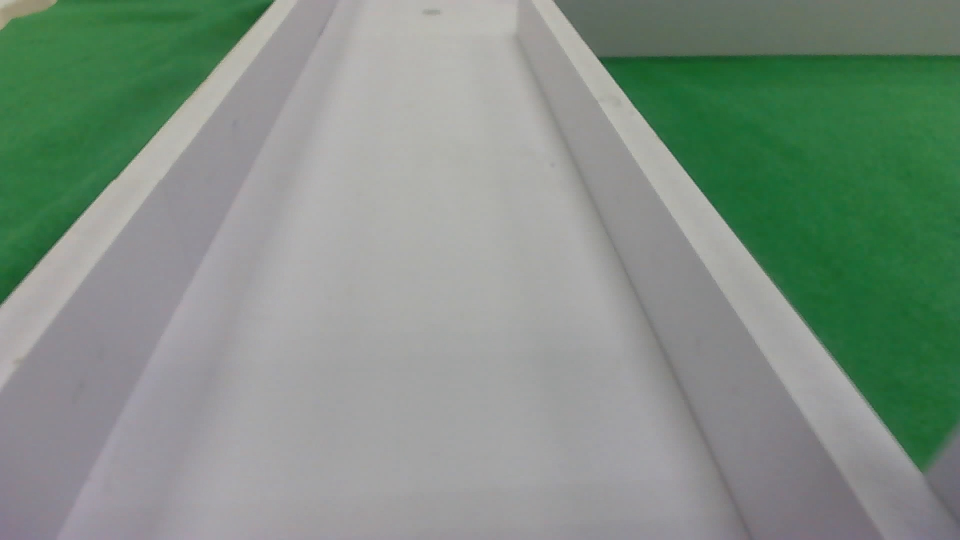
#> input picture perception/test_img/WIN_20260917_20_07_16_Pro_000029.jpg, 1920 x 1080 px (shown at 1/2 size)
$ python -i pidinet.py   (imports and definitions only)
#> lines starting #> are read from the running program, lines starting #| are printed output that depends on the picture
#> further down, picture is the input picture: shape (1080, 1920, 3); mean B, G, R 131.9, 143.8, 128.3
from pathlib import Path
import time
from perception.algorithms.core.timing import block
import cv2
import numpy as np

from perception.algorithms.lane.line_detection import (
    detect_component_centerlines,
    draw_lines,
    erode_edge_segments,
    postprocess_edge_probability,
    remove_skeleton_border,
    thin_binary,
)


# [11 lines left out: function bgr_to_nv12, not called in this run]


def enhance_image(image: np.ndarray) -> np.ndarray:
    lab = cv2.cvtColor(image, cv2.COLOR_BGR2LAB)
#> lab: shape (1080, 1920, 3); mean of channels 0, 1, 2 148.8, 120.3, 133.2
    lightness, channel_a, channel_b = cv2.split(lab)
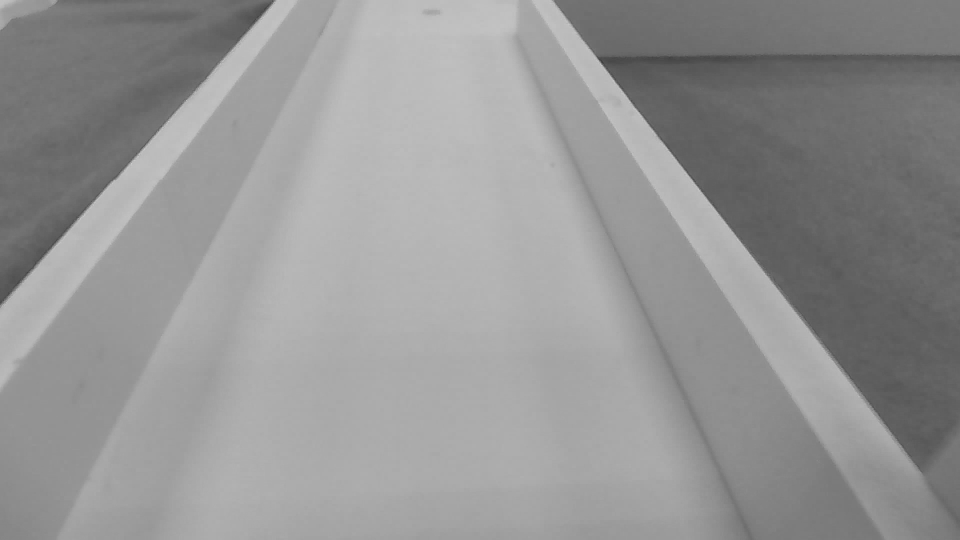
#> lightness: shape (1080, 1920) (shown at 1/2 size); min 56, max 210, mean 148.8
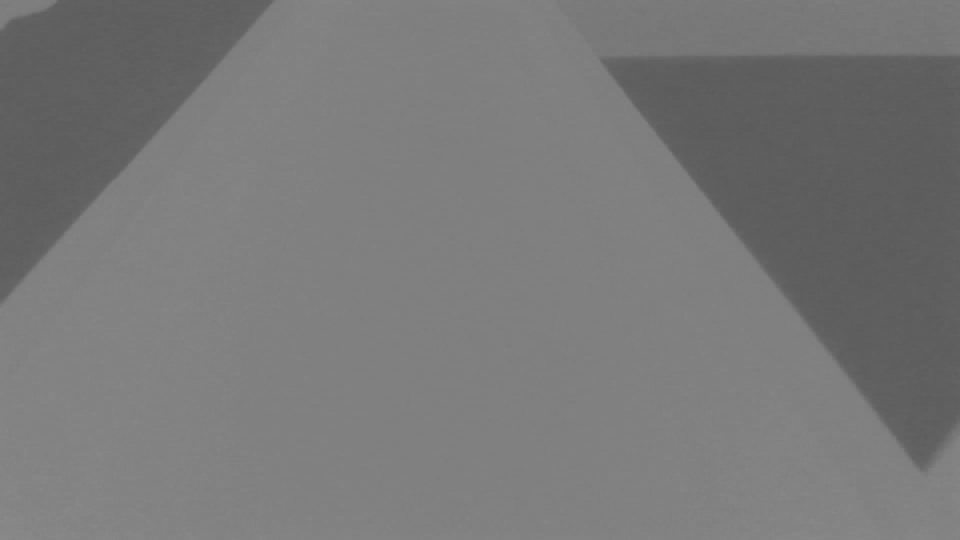
#> channel_a: shape (1080, 1920) (shown at 1/2 size); min 90, max 137, mean 120.3
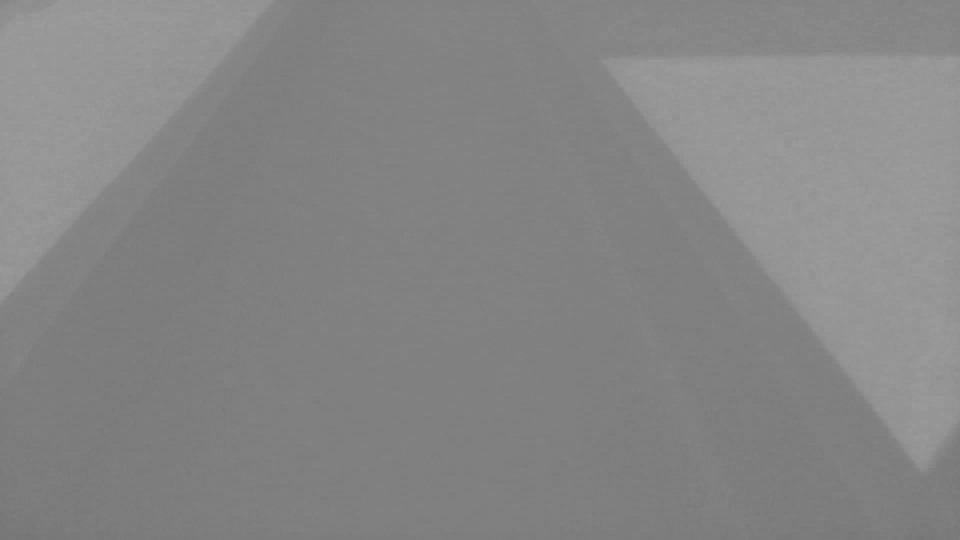
#> channel_b: shape (1080, 1920) (shown at 1/2 size); min 117, max 157, mean 133.2
    lightness = cv2.createCLAHE(clipLimit=2.0, tileGridSize=(8, 8)).apply(lightness)
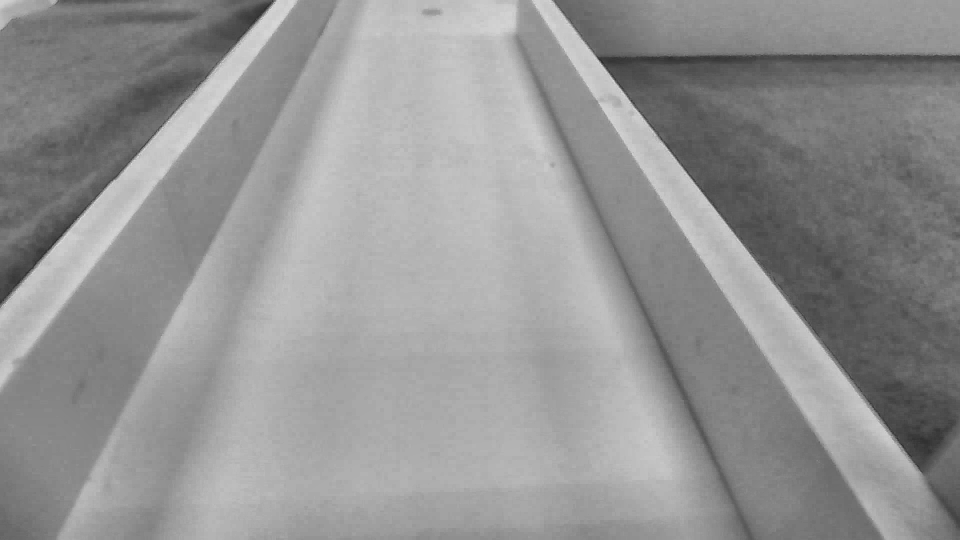
#> lightness: shape (1080, 1920) (shown at 1/2 size); min 38, max 224, mean 147.6
    enhanced = cv2.cvtColor(cv2.merge((lightness, channel_a, channel_b)), cv2.COLOR_LAB2BGR)
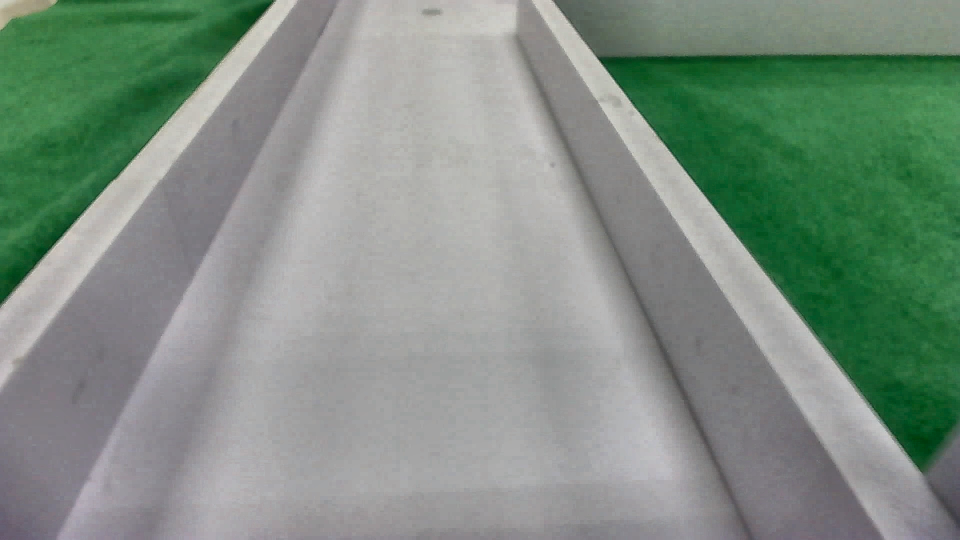
#> enhanced: shape (1080, 1920, 3) (shown at 1/2 size); mean B, G, R 130.8, 142.8, 127.1
    blurred = cv2.GaussianBlur(enhanced, (0, 0), 1.2)
    return cv2.addWeighted(enhanced, 1.35, blurred, -0.35, 0)


# [20 lines left out: functions restore_mask_to_frame, scale_lines_to_frame, not called in this run]


class PiDiNetEngine:
    # [91 lines left out: functions __init__, _read_probability, inference, render_lines, not called in this run]

>>> import cv2
>>> picture = cv2.imread('../test_img/WIN_20260917_20_07_16_Pro_000029.jpg')
>>> result = enhance_image(picture)

$ run again, on perception/test_img/WIN_20260917_20_07_16_Pro_000031.jpg
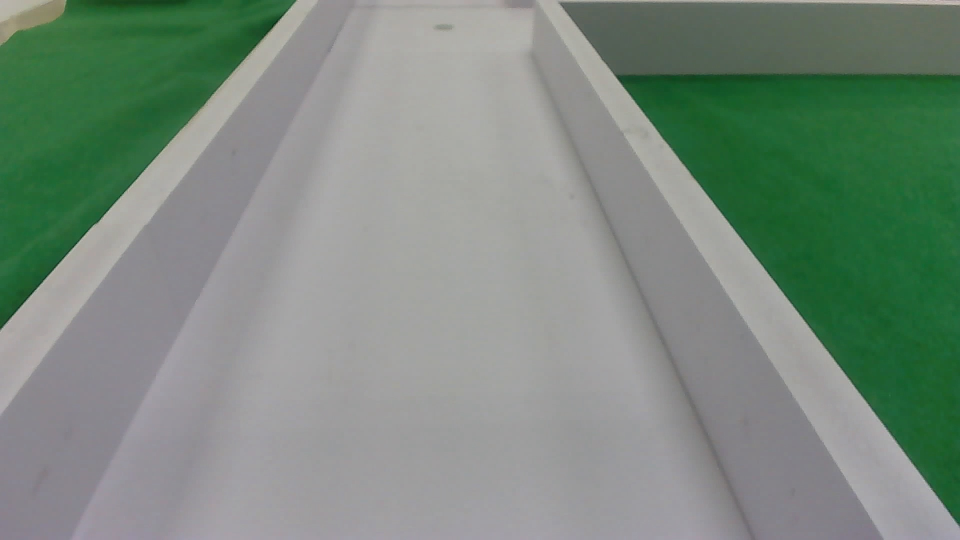
#> input picture perception/test_img/WIN_20260917_20_07_16_Pro_000031.jpg, 1920 x 1080 px (shown at 1/2 size)
#> picture is the input picture: shape (1080, 1920, 3); mean B, G, R 126.5, 138.4, 123
#> lab: shape (1080, 1920, 3); mean of channels 0, 1, 2 143.5, 120.3, 133.4
#> in enhance_image, `lightness, channel_a, channel_b = cv2.split(lab)`:
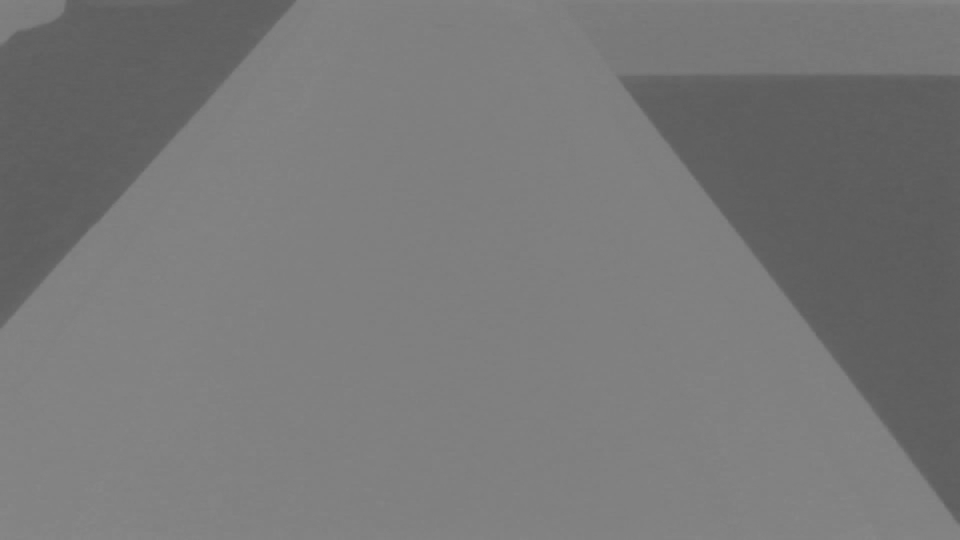
#> channel_a: shape (1080, 1920) (shown at 1/2 size); min 90, max 136, mean 120.3
#> in enhance_image, `enhanced = cv2.cvtColor(cv2.merge((lightness, channel_a, channel_b)), ..`:
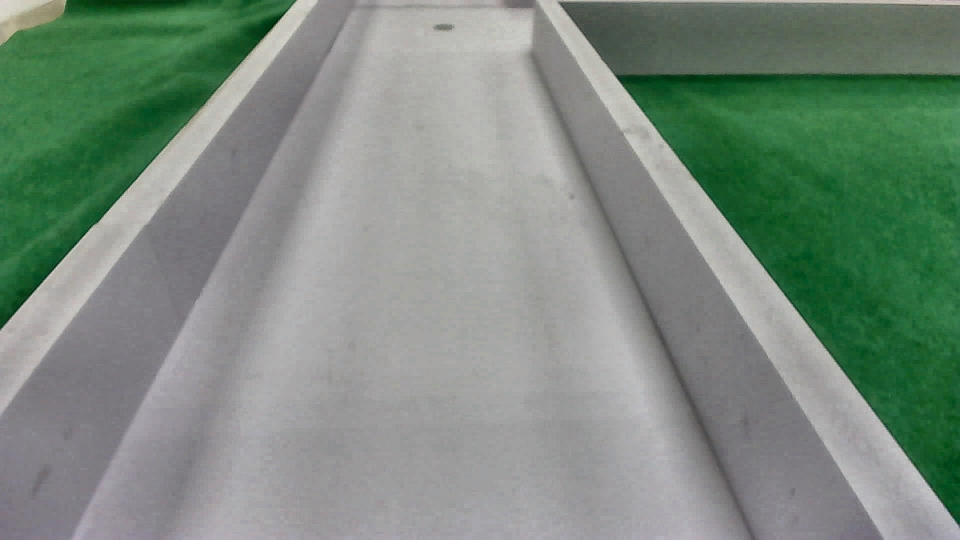
#> enhanced: shape (1080, 1920, 3) (shown at 1/2 size); mean B, G, R 126.7, 138.8, 123.4
